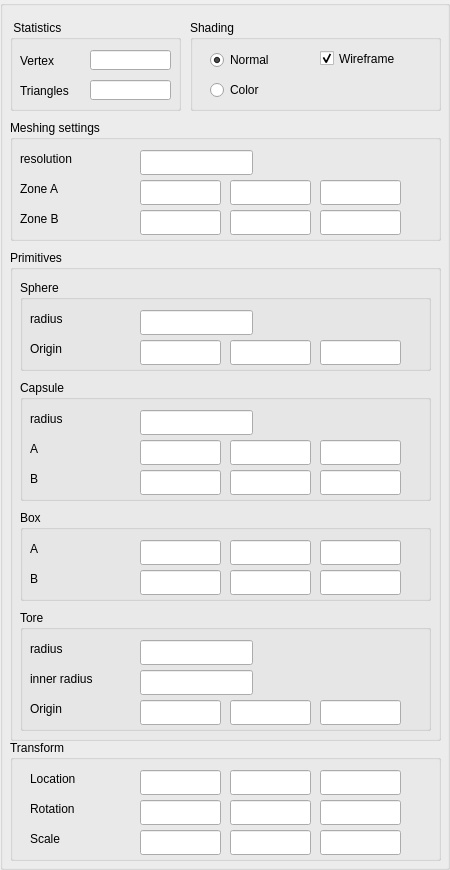
     <widget class="QGroupBox" name="Parameters_groupBox">
      <property name="sizePolicy">
       <sizepolicy hsizetype="Maximum" vsizetype="Minimum">
        <horstretch>0</horstretch>
        <verstretch>0</verstretch>
       </sizepolicy>
      </property>
      <property name="minimumSize">
       <size>
        <width>450</width>
        <height>141</height>
       </size>
      </property>
      <property name="title">
       <string/>
      </property>
      <widget class="QGroupBox" name="groupBox_4">
       <property name="geometry">
        <rect>
         <x>10</x>
         <y>20</y>
         <width>171</width>
         <height>91</height>
        </rect>
       </property>
       <property name="title">
        <string> Statistics</string>
       </property>
       <widget class="QLabel" name="label_2">
        <property name="geometry">
         <rect>
          <x>10</x>
          <y>30</y>
          <width>61</width>
          <height>21</height>
         </rect>
        </property>
        <property name="text">
         <string>Vertex</string>
        </property>
       </widget>
       <widget class="QLineEdit" name="lineEdit_2">
        <property name="geometry">
         <rect>
          <x>80</x>
          <y>60</y>
          <width>81</width>
          <height>20</height>
         </rect>
        </property>
        <property name="alignment">
         <set>Qt::AlignRight|Qt::AlignTrailing|Qt::AlignVCenter</set>
        </property>
       </widget>
       <widget class="QLabel" name="label_3">
        <property name="geometry">
         <rect>
          <x>10</x>
          <y>60</y>
          <width>61</width>
          <height>21</height>
         </rect>
        </property>
        <property name="text">
         <string>Triangles</string>
        </property>
       </widget>
       <widget class="QLineEdit" name="lineEdit">
        <property name="geometry">
         <rect>
          <x>80</x>
          <y>30</y>
          <width>81</width>
          <height>20</height>
         </rect>
        </property>
        <property name="text">
         <string/>
        </property>
        <property name="alignment">
         <set>Qt::AlignRight|Qt::AlignTrailing|Qt::AlignVCenter</set>
        </property>
       </widget>
      </widget>
      <widget class="QGroupBox" name="groupBox_13">
       <property name="geometry">
        <rect>
         <x>190</x>
         <y>20</y>
         <width>251</width>
         <height>91</height>
        </rect>
       </property>
       <property name="title">
        <string>Shading</string>
       </property>
       <widget class="QRadioButton" name="radioShadingButton_1">
        <property name="geometry">
         <rect>
          <x>20</x>
          <y>30</y>
          <width>61</width>
          <height>20</height>
         </rect>
        </property>
        <property name="text">
         <string>Normal</string>
        </property>
        <property name="checked">
         <bool>true</bool>
        </property>
       </widget>
       <widget class="QCheckBox" name="wireframe">
        <property name="geometry">
         <rect>
          <x>130</x>
          <y>30</y>
          <width>81</width>
          <height>17</height>
         </rect>
        </property>
        <property name="text">
         <string>Wireframe</string>
        </property>
        <property name="checked">
         <bool>true</bool>
        </property>
       </widget>
       <widget class="QRadioButton" name="radioShadingButton_2">
        <property name="geometry">
         <rect>
          <x>20</x>
          <y>60</y>
          <width>61</width>
          <height>20</height>
         </rect>
        </property>
        <property name="text">
         <string>Color</string>
        </property>
        <property name="checked">
         <bool>false</bool>
        </property>
       </widget>
      </widget>
      <widget class="QGroupBox" name="groupBox_7">
       <property name="geometry">
        <rect>
         <x>10</x>
         <y>250</y>
         <width>431</width>
         <height>491</height>
        </rect>
       </property>
       <property name="title">
        <string>Primitives</string>
       </property>
       <widget class="QGroupBox" name="groupBox_6">
        <property name="geometry">
         <rect>
          <x>10</x>
          <y>360</y>
          <width>411</width>
          <height>121</height>
         </rect>
        </property>
        <property name="title">
         <string>Tore</string>
        </property>
        <widget class="QLineEdit" name="ToreRadiusInput">
         <property name="geometry">
          <rect>
           <x>120</x>
           <y>30</y>
           <width>113</width>
           <height>25</height>
          </rect>
         </property>
        </widget>
        <widget class="QLabel" name="label_11">
         <property name="geometry">
          <rect>
           <x>10</x>
           <y>30</y>
           <width>101</width>
           <height>17</height>
          </rect>
         </property>
         <property name="text">
          <string>radius</string>
         </property>
        </widget>
        <widget class="QLabel" name="label_14">
         <property name="geometry">
          <rect>
           <x>10</x>
           <y>90</y>
           <width>101</width>
           <height>17</height>
          </rect>
         </property>
         <property name="text">
          <string>Origin</string>
         </property>
        </widget>
        <widget class="QLineEdit" name="ToreOriginXInput">
         <property name="geometry">
          <rect>
           <x>120</x>
           <y>90</y>
           <width>81</width>
           <height>25</height>
          </rect>
         </property>
        </widget>
        <widget class="QLineEdit" name="ToreOriginYInput">
         <property name="geometry">
          <rect>
           <x>210</x>
           <y>90</y>
           <width>81</width>
           <height>25</height>
          </rect>
         </property>
        </widget>
        <widget class="QLineEdit" name="ToreOriginZInput">
         <property name="geometry">
          <rect>
           <x>300</x>
           <y>90</y>
           <width>81</width>
           <height>25</height>
          </rect>
         </property>
        </widget>
        <widget class="QLineEdit" name="ToreInnerRadiusInput">
         <property name="geometry">
          <rect>
           <x>120</x>
           <y>60</y>
           <width>113</width>
           <height>25</height>
          </rect>
         </property>
        </widget>
        <widget class="QLabel" name="label_15">
         <property name="geometry">
          <rect>
           <x>10</x>
           <y>60</y>
           <width>101</width>
           <height>17</height>
          </rect>
         </property>
         <property name="text">
          <string>inner radius</string>
         </property>
        </widget>
       </widget>
       <widget class="QGroupBox" name="groupBox_3">
        <property name="geometry">
         <rect>
          <x>10</x>
          <y>130</y>
          <width>411</width>
          <height>121</height>
         </rect>
        </property>
        <property name="title">
         <string>Capsule</string>
        </property>
        <widget class="QLineEdit" name="CapsuleRadiusInput">
         <property name="geometry">
          <rect>
           <x>120</x>
           <y>30</y>
           <width>113</width>
           <height>25</height>
          </rect>
         </property>
        </widget>
        <widget class="QLabel" name="label_5">
         <property name="geometry">
          <rect>
           <x>10</x>
           <y>30</y>
           <width>101</width>
           <height>17</height>
          </rect>
         </property>
         <property name="text">
          <string>radius</string>
         </property>
        </widget>
        <widget class="QLabel" name="label_6">
         <property name="geometry">
          <rect>
           <x>10</x>
           <y>60</y>
           <width>101</width>
           <height>17</height>
          </rect>
         </property>
         <property name="text">
          <string>A</string>
         </property>
        </widget>
        <widget class="QLineEdit" name="CapsuleAXInput">
         <property name="geometry">
          <rect>
           <x>120</x>
           <y>60</y>
           <width>81</width>
           <height>25</height>
          </rect>
         </property>
        </widget>
        <widget class="QLineEdit" name="CapsuleAYInput">
         <property name="geometry">
          <rect>
           <x>210</x>
           <y>60</y>
           <width>81</width>
           <height>25</height>
          </rect>
         </property>
        </widget>
        <widget class="QLineEdit" name="CapsuleAZInput">
         <property name="geometry">
          <rect>
           <x>300</x>
           <y>60</y>
           <width>81</width>
           <height>25</height>
          </rect>
         </property>
        </widget>
        <widget class="QLabel" name="label_7">
         <property name="geometry">
          <rect>
           <x>10</x>
           <y>90</y>
           <width>101</width>
           <height>17</height>
          </rect>
         </property>
         <property name="text">
          <string>B</string>
         </property>
        </widget>
        <widget class="QLineEdit" name="CapsuleBYInput">
         <property name="geometry">
          <rect>
           <x>210</x>
           <y>90</y>
           <width>81</width>
           <height>25</height>
          </rect>
         </property>
        </widget>
        <widget class="QLineEdit" name="CapsuleBZInput">
         <property name="geometry">
          <rect>
           <x>300</x>
           <y>90</y>
           <width>81</width>
           <height>25</height>
          </rect>
         </property>
        </widget>
        <widget class="QLineEdit" name="CapsuleBXInput">
         <property name="geometry">
          <rect>
           <x>120</x>
           <y>90</y>
           <width>81</width>
           <height>25</height>
          </rect>
         </property>
        </widget>
       </widget>
       <widget class="QGroupBox" name="groupBox_5">
        <property name="geometry">
         <rect>
          <x>10</x>
          <y>260</y>
          <width>411</width>
          <height>91</height>
         </rect>
        </property>
        <property name="title">
         <string>Box</string>
        </property>
        <widget class="QLabel" name="label_12">
         <property name="geometry">
          <rect>
           <x>10</x>
           <y>30</y>
           <width>101</width>
           <height>17</height>
          </rect>
         </property>
         <property name="text">
          <string>A</string>
         </property>
        </widget>
        <widget class="QLineEdit" name="BoxAXInput">
         <property name="geometry">
          <rect>
           <x>120</x>
           <y>30</y>
           <width>81</width>
           <height>25</height>
          </rect>
         </property>
        </widget>
        <widget class="QLineEdit" name="BoxAYInput">
         <property name="geometry">
          <rect>
           <x>210</x>
           <y>30</y>
           <width>81</width>
           <height>25</height>
          </rect>
         </property>
        </widget>
        <widget class="QLineEdit" name="BoxAZInput">
         <property name="geometry">
          <rect>
           <x>300</x>
           <y>30</y>
           <width>81</width>
           <height>25</height>
          </rect>
         </property>
        </widget>
        <widget class="QLabel" name="label_13">
         <property name="geometry">
          <rect>
           <x>10</x>
           <y>60</y>
           <width>101</width>
           <height>17</height>
          </rect>
         </property>
         <property name="text">
          <string>B</string>
         </property>
        </widget>
        <widget class="QLineEdit" name="BoxBYInput">
         <property name="geometry">
          <rect>
           <x>210</x>
           <y>60</y>
           <width>81</width>
           <height>25</height>
          </rect>
         </property>
        </widget>
        <widget class="QLineEdit" name="BoxBZInput">
         <property name="geometry">
          <rect>
           <x>300</x>
           <y>60</y>
           <width>81</width>
           <height>25</height>
          </rect>
         </property>
        </widget>
        <widget class="QLineEdit" name="BoxBXInput">
         <property name="geometry">
          <rect>
           <x>120</x>
           <y>60</y>
           <width>81</width>
           <height>25</height>
          </rect>
         </property>
        </widget>
       </widget>
       <widget class="QGroupBox" name="groupBox_2">
        <property name="geometry">
         <rect>
          <x>10</x>
          <y>30</y>
          <width>411</width>
          <height>91</height>
         </rect>
        </property>
        <property name="title">
         <string>Sphere</string>
        </property>
        <widget class="QLineEdit" name="SphereRadiusInput">
         <property name="geometry">
          <rect>
           <x>120</x>
           <y>30</y>
           <width>113</width>
           <height>25</height>
          </rect>
         </property>
        </widget>
        <widget class="QLabel" name="label">
         <property name="geometry">
          <rect>
           <x>10</x>
           <y>30</y>
           <width>101</width>
           <height>17</height>
          </rect>
         </property>
         <property name="text">
          <string>radius</string>
         </property>
        </widget>
        <widget class="QLabel" name="label_4">
         <property name="geometry">
          <rect>
           <x>10</x>
           <y>60</y>
           <width>101</width>
           <height>17</height>
          </rect>
         </property>
         <property name="text">
          <string>Origin</string>
         </property>
        </widget>
        <widget class="QLineEdit" name="SphereOriginXInput">
         <property name="geometry">
          <rect>
           <x>120</x>
           <y>60</y>
           <width>81</width>
           <height>25</height>
          </rect>
         </property>
        </widget>
        <widget class="QLineEdit" name="SphereOriginYInput">
         <property name="geometry">
          <rect>
           <x>210</x>
           <y>60</y>
           <width>81</width>
           <height>25</height>
          </rect>
         </property>
        </widget>
        <widget class="QLineEdit" name="SphereOriginZInput">
         <property name="geometry">
          <rect>
           <x>300</x>
           <y>60</y>
           <width>81</width>
           <height>25</height>
          </rect>
         </property>
        </widget>
       </widget>
      </widget>
      <widget class="QGroupBox" name="groupBox_9">
       <property name="geometry">
        <rect>
         <x>10</x>
         <y>120</y>
         <width>431</width>
         <height>121</height>
        </rect>
       </property>
       <property name="title">
        <string>Meshing settings</string>
       </property>
       <widget class="QLabel" name="label_17">
        <property name="geometry">
         <rect>
          <x>10</x>
          <y>60</y>
          <width>101</width>
          <height>17</height>
         </rect>
        </property>
        <property name="text">
         <string>Zone A</string>
        </property>
       </widget>
       <widget class="QLineEdit" name="MCAZInput">
        <property name="geometry">
         <rect>
          <x>310</x>
          <y>60</y>
          <width>81</width>
          <height>25</height>
         </rect>
        </property>
       </widget>
       <widget class="QLineEdit" name="MCResInput">
        <property name="geometry">
         <rect>
          <x>130</x>
          <y>30</y>
          <width>113</width>
          <height>25</height>
         </rect>
        </property>
       </widget>
       <widget class="QLabel" name="label_16">
        <property name="geometry">
         <rect>
          <x>10</x>
          <y>30</y>
          <width>101</width>
          <height>17</height>
         </rect>
        </property>
        <property name="text">
         <string>resolution</string>
        </property>
       </widget>
       <widget class="QLineEdit" name="MCAYInput">
        <property name="geometry">
         <rect>
          <x>220</x>
          <y>60</y>
          <width>81</width>
          <height>25</height>
         </rect>
        </property>
       </widget>
       <widget class="QLineEdit" name="MCAXInput">
        <property name="geometry">
         <rect>
          <x>130</x>
          <y>60</y>
          <width>81</width>
          <height>25</height>
         </rect>
        </property>
       </widget>
       <widget class="QLineEdit" name="MCBZInput">
        <property name="geometry">
         <rect>
          <x>310</x>
          <y>90</y>
          <width>81</width>
          <height>25</height>
         </rect>
        </property>
       </widget>
       <widget class="QLabel" name="label_18">
        <property name="geometry">
         <rect>
          <x>10</x>
          <y>90</y>
          <width>101</width>
          <height>17</height>
         </rect>
        </property>
        <property name="text">
         <string>Zone B</string>
        </property>
       </widget>
       <widget class="QLineEdit" name="MCBYInput">
        <property name="geometry">
         <rect>
          <x>220</x>
          <y>90</y>
          <width>81</width>
          <height>25</height>
         </rect>
        </property>
       </widget>
       <widget class="QLineEdit" name="MCBXInput">
        <property name="geometry">
         <rect>
          <x>130</x>
          <y>90</y>
          <width>81</width>
          <height>25</height>
         </rect>
        </property>
       </widget>
      </widget>
      <widget class="QGroupBox" name="groupBox_10">
       <property name="geometry">
        <rect>
         <x>10</x>
         <y>740</y>
         <width>431</width>
         <height>121</height>
        </rect>
       </property>
       <property name="title">
        <string>Transform</string>
       </property>
       <widget class="QLineEdit" name="TTranslateY">
        <property name="geometry">
         <rect>
          <x>220</x>
          <y>30</y>
          <width>81</width>
          <height>25</height>
         </rect>
        </property>
       </widget>
       <widget class="QLineEdit" name="TTranslateX">
        <property name="geometry">
         <rect>
          <x>130</x>
          <y>30</y>
          <width>81</width>
          <height>25</height>
         </rect>
        </property>
       </widget>
       <widget class="QLineEdit" name="TTranslateZ">
        <property name="geometry">
         <rect>
          <x>310</x>
          <y>30</y>
          <width>81</width>
          <height>25</height>
         </rect>
        </property>
       </widget>
       <widget class="QLabel" name="label_19">
        <property name="geometry">
         <rect>
          <x>20</x>
          <y>30</y>
          <width>101</width>
          <height>17</height>
         </rect>
        </property>
        <property name="text">
         <string>Location</string>
        </property>
       </widget>
       <widget class="QLineEdit" name="TRotateX">
        <property name="geometry">
         <rect>
          <x>130</x>
          <y>60</y>
          <width>81</width>
          <height>25</height>
         </rect>
        </property>
       </widget>
       <widget class="QLineEdit" name="TRotateZ">
        <property name="geometry">
         <rect>
          <x>310</x>
          <y>60</y>
          <width>81</width>
          <height>25</height>
         </rect>
        </property>
       </widget>
       <widget class="QLabel" name="label_20">
        <property name="geometry">
         <rect>
          <x>20</x>
          <y>60</y>
          <width>101</width>
          <height>17</height>
         </rect>
        </property>
        <property name="text">
         <string>Rotation</string>
        </property>
       </widget>
       <widget class="QLineEdit" name="TRotateY">
        <property name="geometry">
         <rect>
          <x>220</x>
          <y>60</y>
          <width>81</width>
          <height>25</height>
         </rect>
        </property>
       </widget>
       <widget class="QLineEdit" name="TScaleX">
        <property name="geometry">
         <rect>
          <x>130</x>
          <y>90</y>
          <width>81</width>
          <height>25</height>
         </rect>
        </property>
       </widget>
       <widget class="QLineEdit" name="TScaleZ">
        <property name="geometry">
         <rect>
          <x>310</x>
          <y>90</y>
          <width>81</width>
          <height>25</height>
         </rect>
        </property>
       </widget>
       <widget class="QLabel" name="label_21">
        <property name="geometry">
         <rect>
          <x>20</x>
          <y>90</y>
          <width>101</width>
          <height>17</height>
         </rect>
        </property>
        <property name="text">
         <string>Scale</string>
        </property>
       </widget>
       <widget class="QLineEdit" name="TScaleY">
        <property name="geometry">
         <rect>
          <x>220</x>
          <y>90</y>
          <width>81</width>
          <height>25</height>
         </rect>
        </property>
       </widget>
      </widget>
     </widget>
